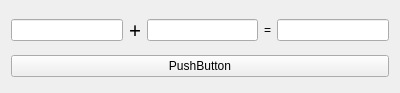
<?xml version="1.0" encoding="UTF-8"?>
<ui version="4.0">
 <class>Widget</class>
 <widget class="QWidget" name="Widget">
  <property name="geometry">
   <rect>
    <x>0</x>
    <y>0</y>
    <width>400</width>
    <height>93</height>
   </rect>
  </property>
  <property name="windowTitle">
   <string>Widget</string>
  </property>
  <layout class="QVBoxLayout" name="verticalLayout">
   <item>
    <layout class="QHBoxLayout" name="horizontalLayout">
     <item>
      <widget class="QLineEdit" name="leArg1"/>
     </item>
     <item>
      <widget class="QLabel" name="label">
       <property name="font">
        <font>
         <family>Agency FB</family>
         <pointsize>16</pointsize>
        </font>
       </property>
       <property name="text">
        <string>+</string>
       </property>
      </widget>
     </item>
     <item>
      <widget class="QLineEdit" name="leArg2"/>
     </item>
     <item>
      <widget class="QLabel" name="label_2">
       <property name="text">
        <string>=</string>
       </property>
      </widget>
     </item>
     <item>
      <widget class="QLineEdit" name="leSum"/>
     </item>
    </layout>
   </item>
   <item>
    <layout class="QVBoxLayout" name="verticalLayout_2">
     <item>
      <widget class="QPushButton" name="pbtSum">
       <property name="text">
        <string>PushButton</string>
       </property>
      </widget>
     </item>
    </layout>
   </item>
  </layout>
 </widget>
 <layoutdefault spacing="6" margin="11"/>
 <resources/>
 <connections/>
</ui>
